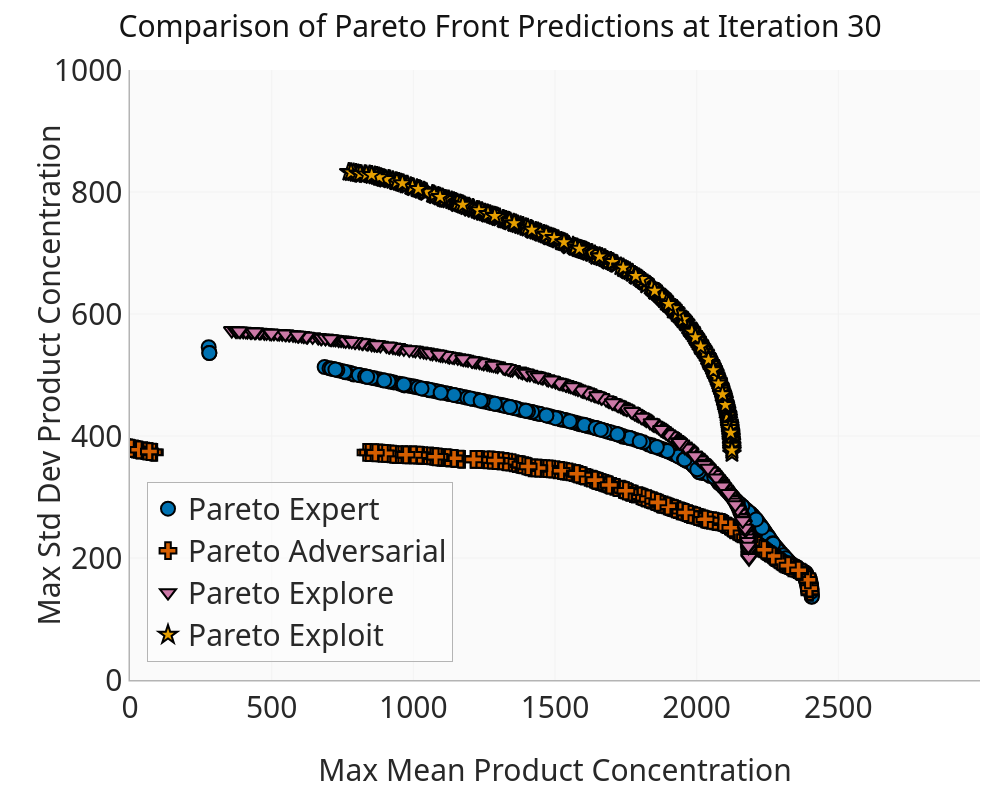

Notebook source saved alongside this figure:
### Code cell
fig = plot_pareto_fronts("Iteration_030")
fig.write_image(f"{PDF_FOLDER}/pareto_fronts_pfgs_030.pdf")
fig.show()

### Figure 1 — Plotly figure (JSON) as saved in the notebook; plotly's stock layout.template omitted (floating-point values rounded to 4 significant figures; data arrays with more than 128 entries replaced by an {"elided": "..."} marker saying what was removed)
{"data": [{"marker": {"color": "#0072B2", "line": {"color": "black", "width": 2}, "size": 14, "symbol": "circle"}, "mode": "markers", "name": "Pareto Expert", "type": "scatter", "x": {"elided": "300 float values"}, "y": {"elided": "300 float values"}}, {"marker": {"color": "#D55E00", "line": {"color": "black", "width": 2}, "size": 14, "symbol": "cross"}, "mode": "markers", "name": "Pareto Adversarial", "type": "scatter", "x": {"elided": "300 float values"}, "y": {"elided": "300 float values"}}, {"marker": {"color": "#CC79A7", "line": {"color": "black", "width": 2}, "size": 14, "symbol": "triangle-down"}, "mode": "markers", "name": "Pareto Explore", "type": "scatter", "x": {"elided": "300 float values"}, "y": {"elided": "300 float values"}}, {"marker": {"color": "#E69F00", "line": {"color": "black", "width": 2}, "size": 14, "symbol": "star"}, "mode": "markers", "name": "Pareto Exploit", "type": "scatter", "x": {"elided": "300 float values"}, "y": {"elided": "300 float values"}}], "layout": {"font": {"size": 30}, "height": 800, "legend": {"bgcolor": "rgba(255,255,255,0.5)", "font": {"size": 30}, "x": 0.02, "xanchor": "left", "y": 0.03, "yanchor": "bottom"}, "margin": {"b": 120, "l": 130, "r": 20, "t": 70}, "title": {"font": {"size": 30}, "text": "Comparison of Pareto Front Predictions at Iteration 30"}, "width": 1000, "xaxis": {"range": [0, 3000], "tickfont": {"size": 30}, "title": {"font": {"size": 30}, "text": "Max Mean Product Concentration"}}, "yaxis": {"range": [0, 1000], "tickfont": {"size": 30}, "title": {"font": {"size": 30}, "text": "Max Std Dev Product Concentration"}}}}
